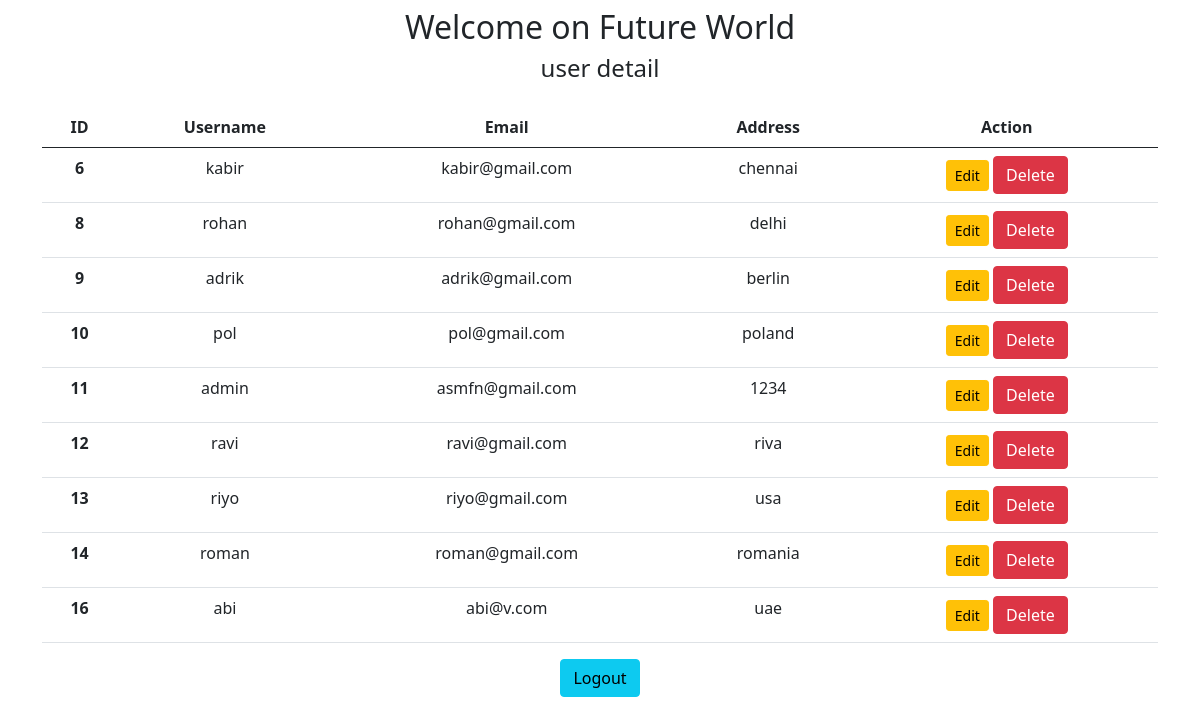
Page /userdetail on the committed database.
### home/models.py (models this page shows)
class User(models.Model):
    username=models.CharField(max_length=100)
    email=models.EmailField(max_length=100)
    password=models.CharField(max_length=100)
    confirm_password=models.CharField(max_length=100)
    address=models.CharField(max_length=100)

### home/views.py (the view)
# urls.py: path("userdetail", views.userdetail, name='userdetail'),
def userdetail(request):
    stud=User.objects.all()
    return render(request, 'userdetail.html', {'stu':stud})

### templates/userdetail.html (shortened to what this page needs)
{% extends 'index.html' %}
{% block content %}
<!DOCTYPE html>
<html lang="en">
<head>
</head>
<body>
</body>
</html>
<h4 class="text-center">user detail</h4>
<div class="d-inline">
    {% if stu %}
    <table class="table table-hover">
        <table class="table table-hover">
            <thead>
              <tr>
                <th scope="col">ID</th>
                <th scope="col">Username</th>
                <th scope="col">Email</th>
                <th scope="col">Address</th>
                <th scope="col">Action</th>
              </tr>
            </thead>
            <tbody>
            {% for st in stu %}
              <tr>
                <th scope="row">{{st.id}}</th>
                <td>{{st.username}}</td>
                <td>{{st.email}}</td>
                <td>{{st.address}}</td>
                <td>
                  <a href="{% url 'updatedata' st.id %}" class="btn btn-warning btn-sm">Edit</a>
                   <form action="{% url 'deletedata' st.id %}" method="post" class="d-inline"> {% csrf_token %}
                       <input type="submit" class="btn btn-danger"
                       value="Delete">
                   </form>
                </td>
              </tr>
            {% endfor %}
            </tbody>
          </table>
      </table>
    {% else %}
     <h4 class="text-center alert-alert-warning">No Records</h4>
    {% endif %}
    <a href="{% url 'login' %}" class="btn btn-info">Logout</a>
</div>
{% endblock content %}

### templates/index.html (shortened to what this page needs)
<!DOCTYPE html>
{% load static %}
<html lang="en">
<head>
    <link rel="stylesheet" href="{% static 'css/bootstrap.css' %}">
</head>
<body>
    <div class="container mt-2 text-center">
     <h2>Welcome on Future World</h2>
       {% block content %} {% endblock content %}
    </div>
</body>
</html>

### rows in the picture
User: id "6", username "kabir", email "kabir@gmail.com", address "chennai"
User: id "8", username "rohan", email "rohan@gmail.com", address "delhi"
User: id "9", username "adrik", email "adrik@gmail.com", address "berlin"
User: id "10", username "pol", email "pol@gmail.com", address "poland"
User: id "11", username "admin", email "asmfn@gmail.com", address "1234"
User: id "12", username "ravi", email "ravi@gmail.com", address "riva"
User: id "13", username "riyo", email "riyo@gmail.com", address "usa"
User: id "14", username "roman", email "roman@gmail.com", address "romania"
User: id "16", username "abi", email "abi@v.com", address "uae"
